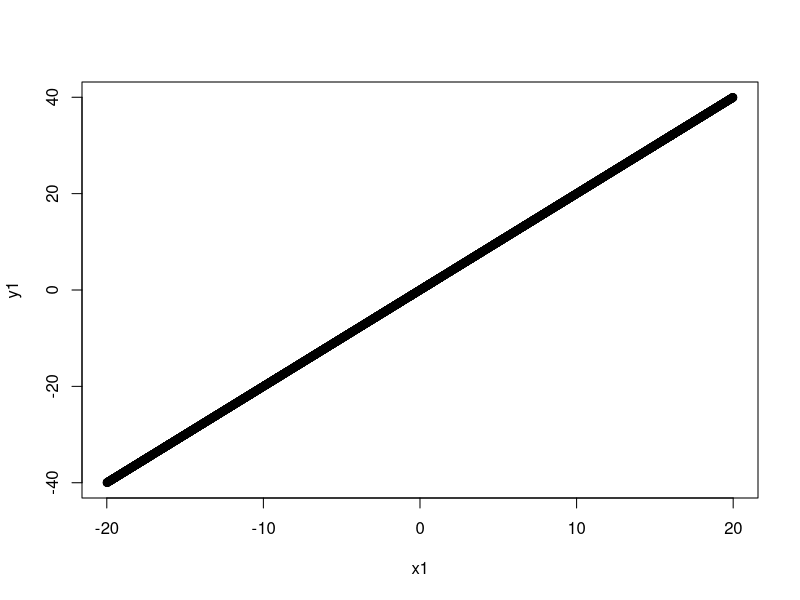
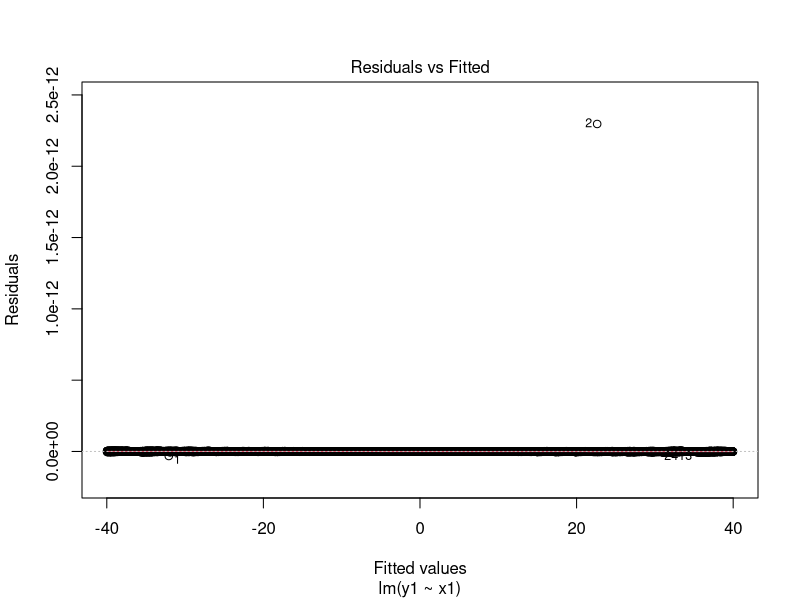
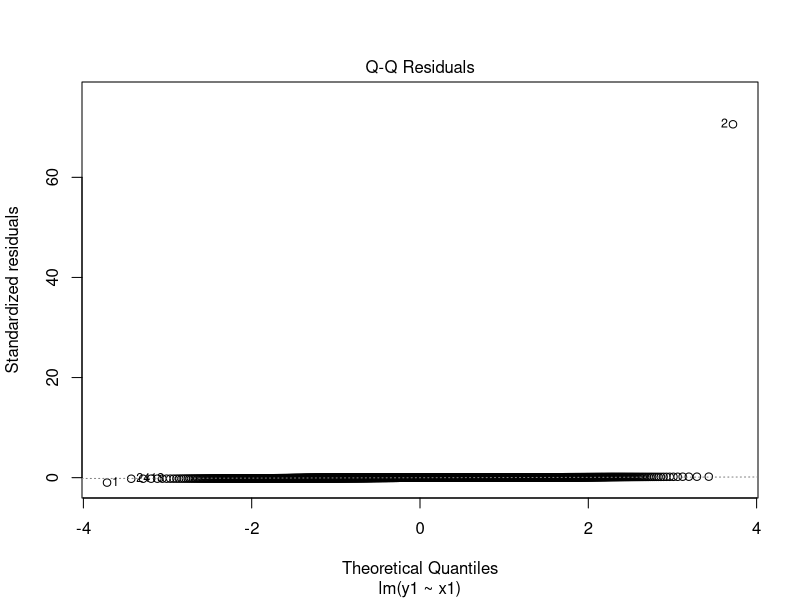
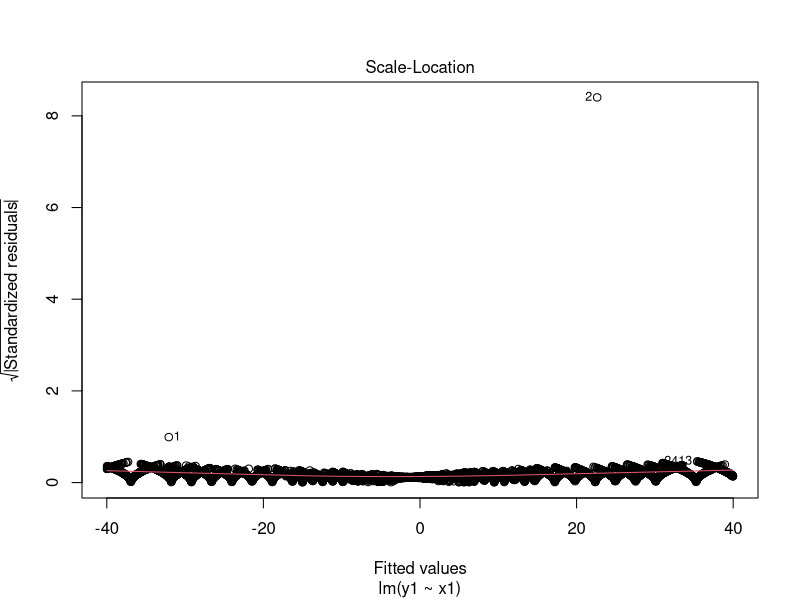
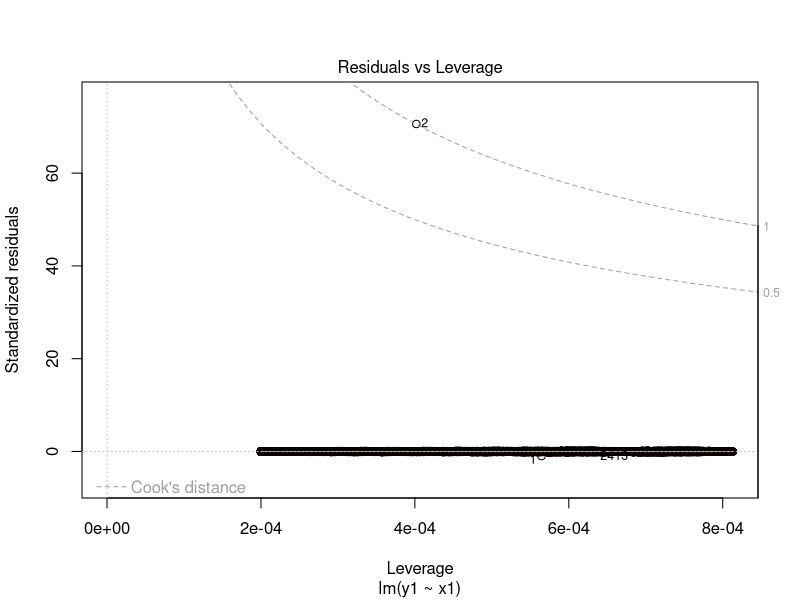
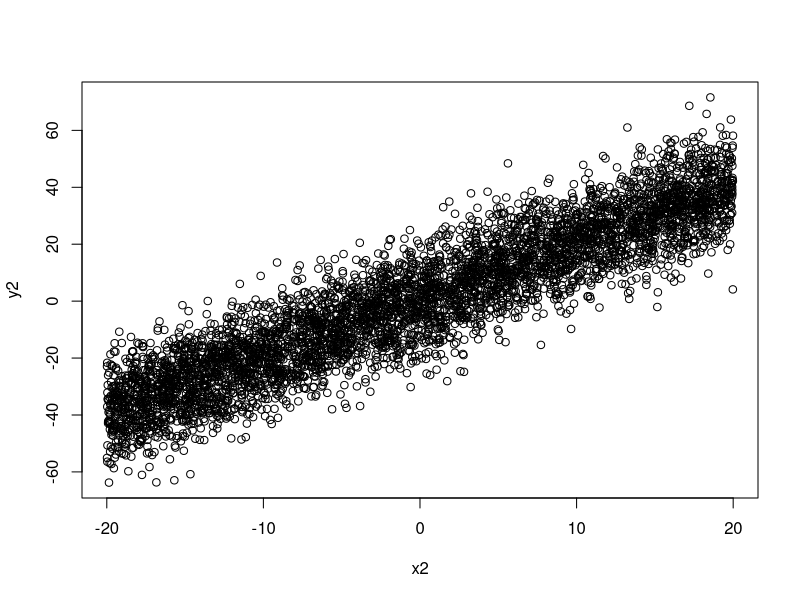
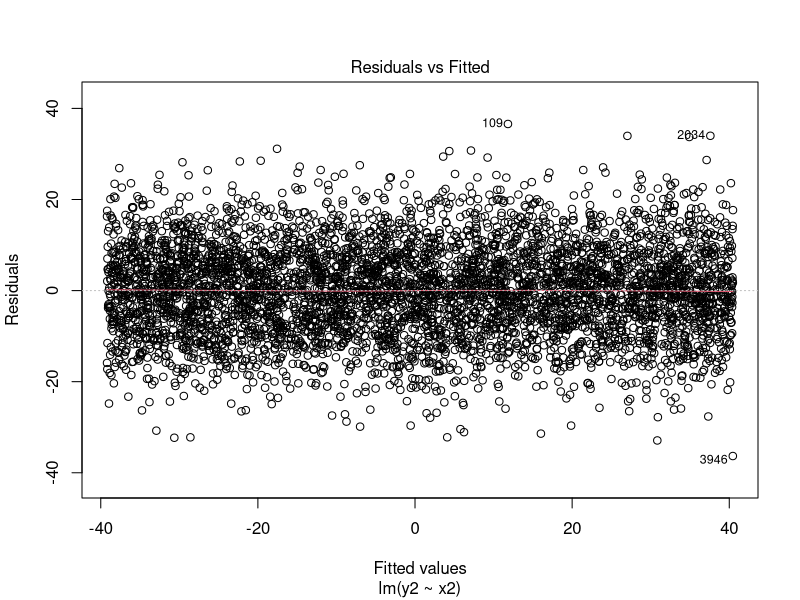
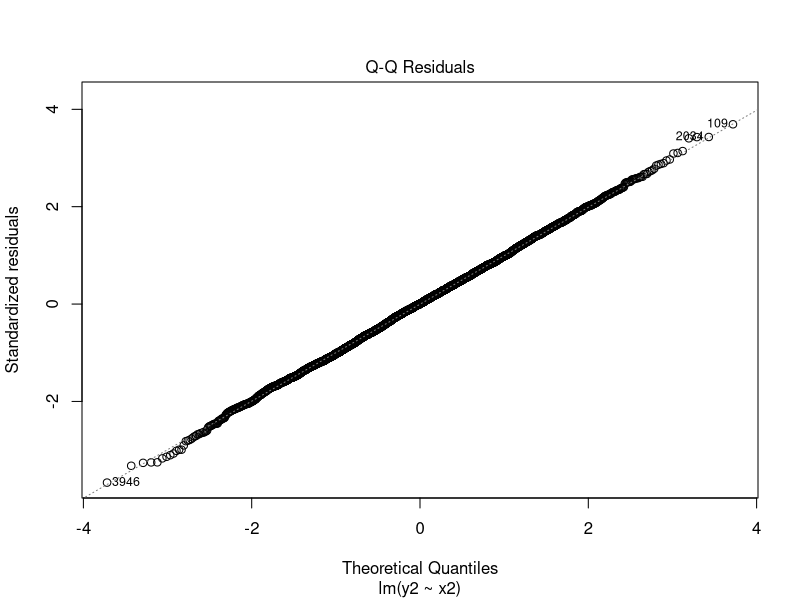

Write R code to recreate these figures, in order.
## ---- chunk 1
set.seed(1994) #set seed for reproducible random number generation
obs <- 5000 #number of observatoins to generate 
x1 <- runif(obs, min=-20,max=20) #Randomly generate 5000 obs from a uniform distribution
y1 <- 2*x1
plot(x1,y1)
model1 <- lm(y1~x1)
summary(model1)
plot(model1)
## ---- chunk 2
set.seed(1994)
obs <- 5000
x2 <- runif(obs, min=-20,max=20)
e1 <- rnorm(obs, mean=1,sd=10)
y2 <- 2*x2 + e1
plot(x2,y2)
model2 <- lm(y2~x2)
summary(model2)
plot(model2)
## ---- chunk 3
set.seed(1994) #set seed for reproducible random number generation
obs <- 5000 #number of observatoins to generate 
x3 <- runif(obs, min=1,max=20) #Randomly generate 5000 obs from a uniform distribution
e1 <- rnorm(obs, mean=0,sd=0.2)
y3 <- log(x3) + e1 #create a quadratic function from the the data variable 
plot(x3,y3) #plot the graph of the relationship of Y with X
model3 <- lm(y3~x3) #run a linear regression of the quadratic function Y on the varible X
summary(model3) #Summary stats of previous regression model 
plot(model3) #diagnostic plots for the regression 
## ---- chunk 4
set.seed(1994)
obs <- 5000
x4 <- runif(obs, min=0,max=20)
e1 <- rnorm(obs, mean=1,sd=sqrt(x4)) 
y4 <- 2*x4 + e1
plot(x4,y4)
model4 <- lm(y4~x4)
summary(model4)
plot(model4)
